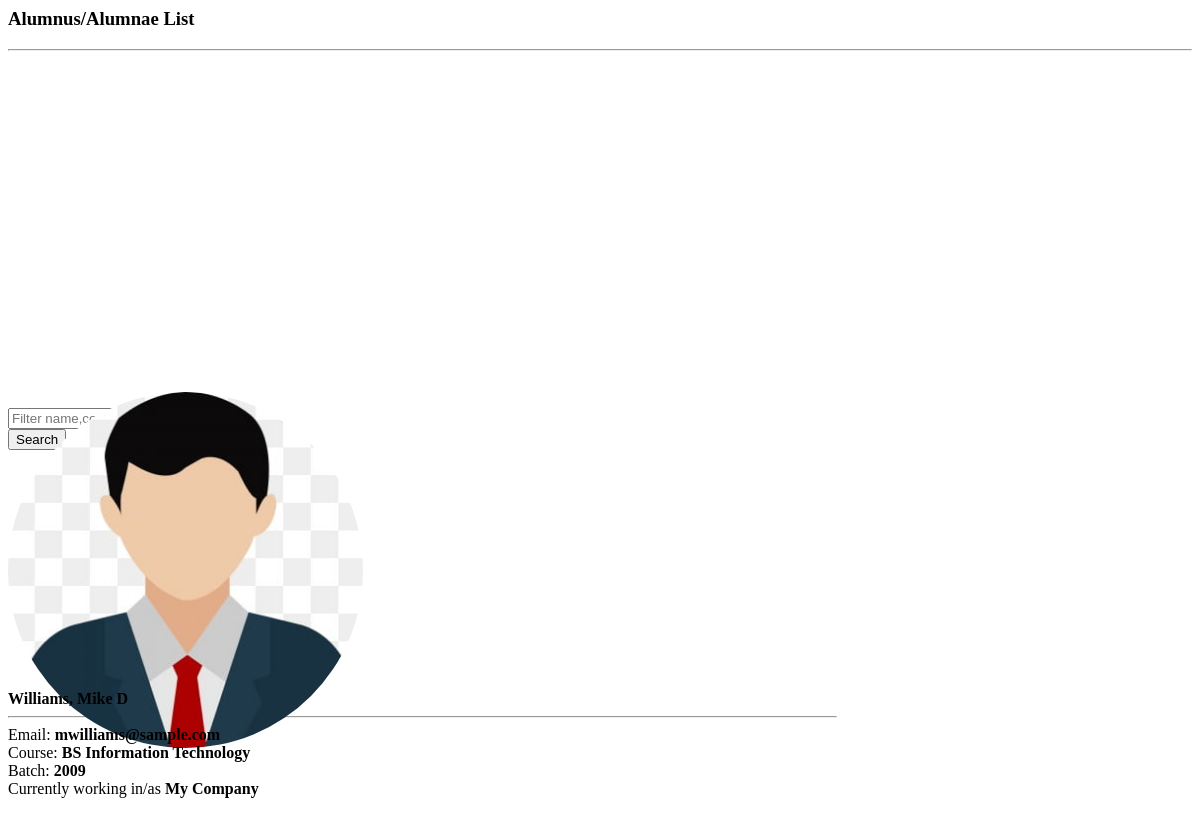
The app's page /client_side/alumni_list.php, older data.
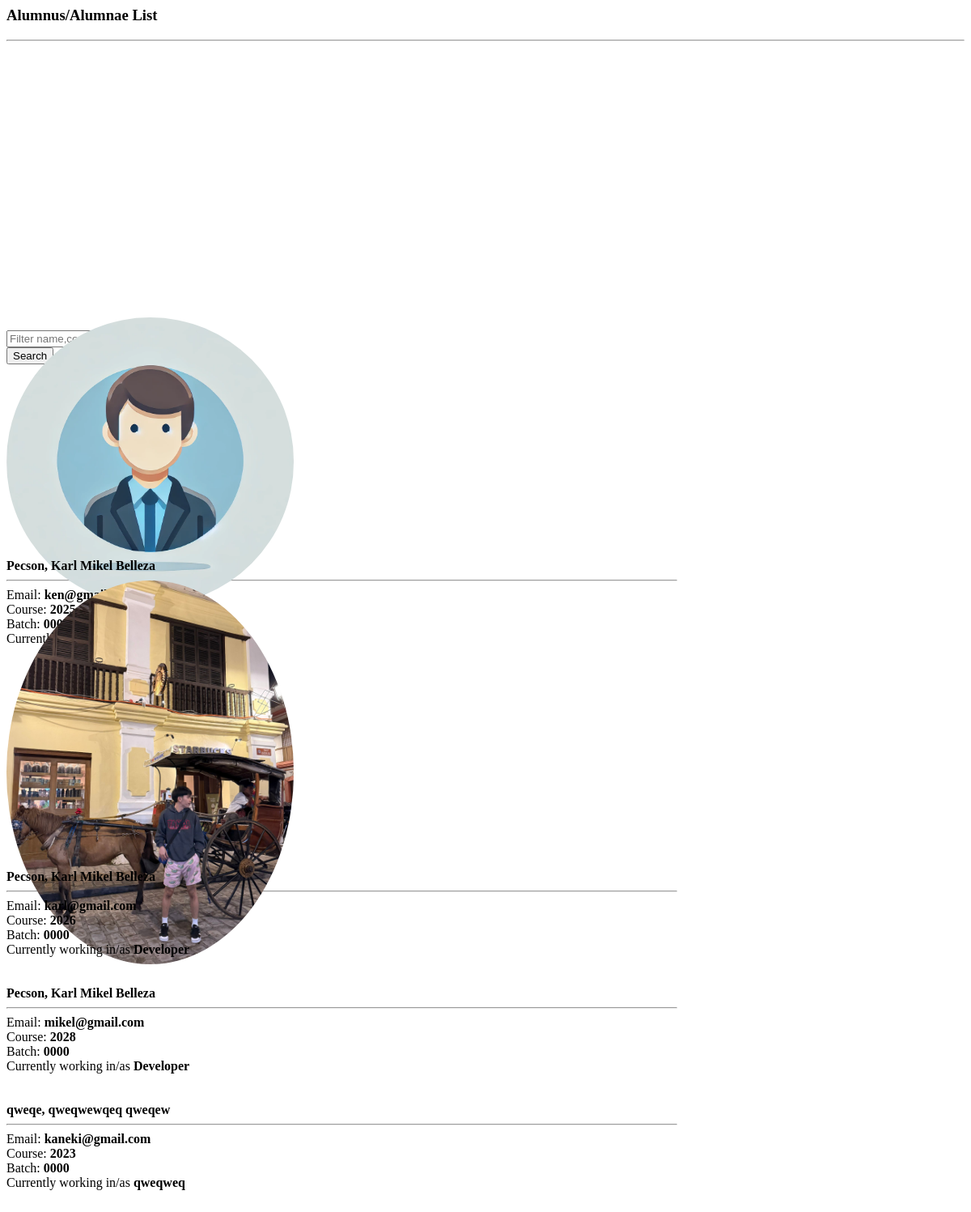
The same page, newer data.
### tables this page shows
CREATE TABLE `alumnus_bio` (
  `id` int(30) NOT NULL,
  `firstname` varchar(200) NOT NULL,
  `middlename` varchar(200) NOT NULL,
  `lastname` varchar(200) NOT NULL,
  `gender` varchar(10) NOT NULL,
  `batch` year(4) NOT NULL,
  `course_id` int(30) NOT NULL,
  `email` varchar(250) NOT NULL,
  `connected_to` text NOT NULL,
  `avatar` text NOT NULL,
  `status` tinyint(1) NOT NULL DEFAULT 0 COMMENT '0= Unverified, 1= Verified',
  `date_created` date NOT NULL DEFAULT current_timestamp()
);

CREATE TABLE `courses` (
  `id` int(30) NOT NULL,
  `course` text NOT NULL,
  `about` text NOT NULL
);

### client_side/alumni_list.php (the view, shortened to what this page needs)
<?php
include 'admin/db_connect.php';
?>
        <header class="masthead">
            <div class="container-fluid h-100">
                <div class="row h-100 align-items-center justify-content-center text-center">
                    <div class="col-lg-8 align-self-end mb-4 page-title">
                        <h3 class="text-white">Alumnus/Alumnae List</h3>
                        <hr class="divider my-4" />
                    </div>
                </div>
            </div>
        </header>
        	<div class="container">
        		<div class="card mb-4 mt-4">
		        <div class="card-body">
		            <div class="row">
		                <div class="col-md-8">
		                    <div class="input-group mb-3">
		                    </div>
		                </div>
		                <div class="col-md-4">
		                    <button class="btn btn-primary btn-block btn-sm" id="search">Search</button>
		                </div>
		            </div>
		        </div>
		    </div>
        	</div>
            <div class="container-fluid mt-3 pt-2">
                <div class="row-items">
                <div class="col-lg-12">
                    <div class="row">
                <?php
                $fpath = 'admin/assets/uploads';
                $alumni = $conn->query("SELECT a.*,c.course,Concat(a.lastname,', ',a.firstname,' ',a.middlename) as name from alumnus_bio a inner join courses c on c.id = a.course_id order by Concat(a.lastname,', ',a.firstname,' ',a.middlename) asc");
                while($row = $alumni->fetch_assoc()):
                ?>
                <div class="col-md-4 item">
                <div class="card alumni-list" data-id="<?php echo $row['id'] ?>">
                        <div class="alumni-img" card-img-top>
                            <img src="<?php echo $fpath.'/'.$row['avatar'] ?>" alt="">
                        </div>
                    <div class="card-body">
                        <div class="row align-items-center h-100">
                            <div class="">
                                <div>
                                <p class="filter-txt"><b><?php echo $row['name'] ?></b></p>
                                <hr class="divider w-100" style="max-width: calc(100%)">
                                <p class="filter-txt">Email: <b><?php echo $row['email'] ?></b></p>
                                <p class="filter-txt">Course: <b><?php echo $row['course'] ?></b></p>
                                <p class="filter-txt">Batch: <b><?php echo $row['batch'] ?></b></p>
                                <p class="filter-txt">Currently working in/as <b><?php echo $row['connected_to'] ?></b></p>
                                    <br>
                                </div>
                            </div>
                        </div>
                    </div>
                </div>
                <br>
                </div>
                <?php endwhile; ?>
                </div>
                </div>
                </div>
            </div>

Row changes from the older to the newer data that the page shows:
removed alumnus_bio: avatar (picture), name "Williams, Mike D", email "mwilliams@sample.com", course.course "BS Information Technology", batch "2009", connected_to "My Company"
added alumnus_bio: avatar (placeholder picture), name "Pecson, Karl Mikel Belleza", email "ken@gmail.com", course.course "2025", batch "0000"
added alumnus_bio: avatar (picture), name "Pecson, Karl Mikel Belleza", email "karl@gmail.com", course.course "2026", batch "0000", connected_to "Developer"
added alumnus_bio: name "Pecson, Karl Mikel Belleza", email "mikel@gmail.com", course.course "2028", batch "0000", connected_to "Developer"
added alumnus_bio: name "qweqe, qweqwewqeq qweqew", email "kaneki@gmail.com", course.course "2023", batch "0000", connected_to "qweqweq"
